Frame 1 (no input): blank canvas, image omitted
Frame 60 (no input): blank canvas, image omitted
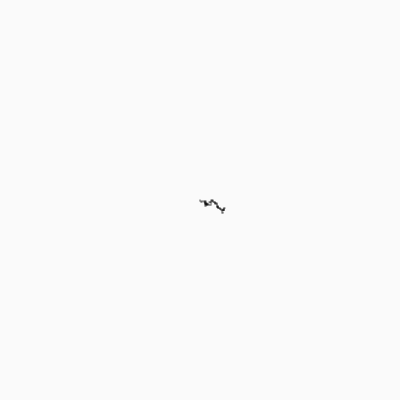
Frame 120 (the mouse pressed at the canvas centre since frame 60)

The p5.js sketch whose frames 1 and 60 were blank and that drew this single picture after the mouse press (run headless with seeded random() and noise() and a simulated clock; from frame 60 on, the mouse is pressed at the canvas centre):

// p5.js sketch
// ── sketch.js
let walker;

function setup() {
  createCanvas(400, 400);
  background(250);
  walker = new Walker();
}

function draw() {
  walker.display();
  walker.step();
}

class Walker {
  constructor() {
    this.x = width / 2;
    this.y = height / 2;
  }
  display() {
    stroke(0);
    point(this.x, this.y);
  }
  step() {
    // generate a float between 0.0 and 1.0
    const r = random(1);
    if (r < 0.4) {
      // chance of moving right: 40%
      this.x++;
    } else if (r < 0.6) {
      // chance of moving left: 20%
      this.x--;
    } else if (r < 0.8) {
      // chance of moving down: 20%
      this.y++;
    } else {
      // chance of moving up: 20%
      this.y--;
    }
  }
}
